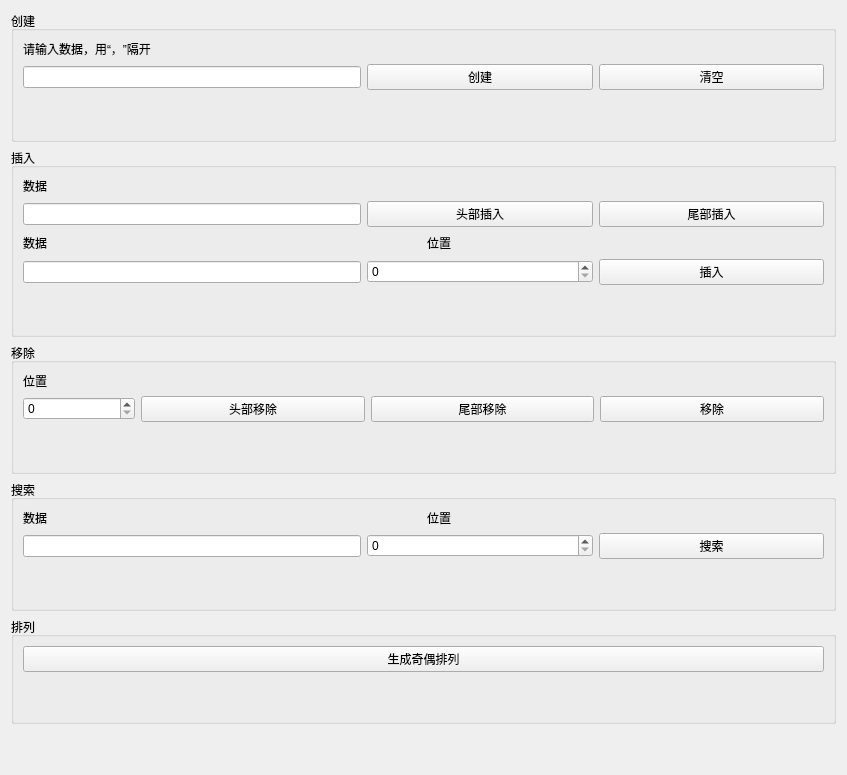
<?xml version="1.0" encoding="UTF-8"?>
<ui version="4.0">
 <class>LinklistUI</class>
 <widget class="QWidget" name="LinklistUI">
  <property name="geometry">
   <rect>
    <x>0</x>
    <y>0</y>
    <width>847</width>
    <height>775</height>
   </rect>
  </property>
  <property name="windowTitle">
   <string>Form</string>
  </property>
  <layout class="QHBoxLayout" name="horizontalLayout_12">
   <item>
    <layout class="QVBoxLayout" name="verticalLayout_5">
     <item>
      <widget class="QGroupBox" name="groupBox">
       <property name="title">
        <string>创建</string>
       </property>
       <layout class="QHBoxLayout" name="horizontalLayout_6">
        <item>
         <layout class="QVBoxLayout" name="verticalLayout">
          <item>
           <widget class="QLabel" name="label">
            <property name="text">
             <string>请输入数据，用“，”隔开</string>
            </property>
           </widget>
          </item>
          <item>
           <layout class="QHBoxLayout" name="horizontalLayout" stretch="3,2,2">
            <item>
             <widget class="QLineEdit" name="dataEdit"/>
            </item>
            <item>
             <widget class="QPushButton" name="createButton">
              <property name="text">
               <string>创建</string>
              </property>
             </widget>
            </item>
            <item>
             <widget class="QPushButton" name="cleanButton">
              <property name="text">
               <string>清空</string>
              </property>
             </widget>
            </item>
           </layout>
          </item>
          <item>
           <spacer name="verticalSpacer">
            <property name="orientation">
             <enum>Qt::Vertical</enum>
            </property>
            <property name="sizeHint" stdset="0">
             <size>
              <width>20</width>
              <height>40</height>
             </size>
            </property>
           </spacer>
          </item>
         </layout>
        </item>
       </layout>
      </widget>
     </item>
     <item>
      <widget class="QGroupBox" name="groupBox_2">
       <property name="title">
        <string>插入</string>
       </property>
       <layout class="QHBoxLayout" name="horizontalLayout_8">
        <item>
         <layout class="QVBoxLayout" name="verticalLayout_2">
          <item>
           <widget class="QLabel" name="label_2">
            <property name="text">
             <string>数据</string>
            </property>
           </widget>
          </item>
          <item>
           <layout class="QHBoxLayout" name="horizontalLayout_2" stretch="3,2,2">
            <item>
             <widget class="QLineEdit" name="insert_Edit1"/>
            </item>
            <item>
             <widget class="QPushButton" name="headinsertButton">
              <property name="text">
               <string>头部插入</string>
              </property>
             </widget>
            </item>
            <item>
             <widget class="QPushButton" name="tailinsertButton">
              <property name="text">
               <string>尾部插入</string>
              </property>
             </widget>
            </item>
           </layout>
          </item>
          <item>
           <layout class="QHBoxLayout" name="horizontalLayout_7">
            <item>
             <widget class="QLabel" name="label_3">
              <property name="text">
               <string>数据</string>
              </property>
             </widget>
            </item>
            <item>
             <spacer name="horizontalSpacer_2">
              <property name="orientation">
               <enum>Qt::Horizontal</enum>
              </property>
              <property name="sizeHint" stdset="0">
               <size>
                <width>40</width>
                <height>20</height>
               </size>
              </property>
             </spacer>
            </item>
            <item>
             <widget class="QLabel" name="label_4">
              <property name="text">
               <string>位置</string>
              </property>
             </widget>
            </item>
            <item>
             <spacer name="horizontalSpacer">
              <property name="orientation">
               <enum>Qt::Horizontal</enum>
              </property>
              <property name="sizeHint" stdset="0">
               <size>
                <width>40</width>
                <height>20</height>
               </size>
              </property>
             </spacer>
            </item>
           </layout>
          </item>
          <item>
           <layout class="QHBoxLayout" name="horizontalLayout_3" stretch="3,2,2">
            <item>
             <widget class="QLineEdit" name="insert_Edit2"/>
            </item>
            <item>
             <widget class="QSpinBox" name="insert_spinBox"/>
            </item>
            <item>
             <widget class="QPushButton" name="insertButton">
              <property name="text">
               <string>插入</string>
              </property>
             </widget>
            </item>
           </layout>
          </item>
          <item>
           <spacer name="verticalSpacer_2">
            <property name="orientation">
             <enum>Qt::Vertical</enum>
            </property>
            <property name="sizeHint" stdset="0">
             <size>
              <width>20</width>
              <height>40</height>
             </size>
            </property>
           </spacer>
          </item>
         </layout>
        </item>
       </layout>
      </widget>
     </item>
     <item>
      <widget class="QGroupBox" name="groupBox_3">
       <property name="title">
        <string>移除</string>
       </property>
       <layout class="QHBoxLayout" name="horizontalLayout_9">
        <item>
         <layout class="QVBoxLayout" name="verticalLayout_3">
          <item>
           <widget class="QLabel" name="label_5">
            <property name="text">
             <string>位置</string>
            </property>
           </widget>
          </item>
          <item>
           <layout class="QHBoxLayout" name="horizontalLayout_4" stretch="1,2,2,2">
            <item>
             <widget class="QSpinBox" name="delete_spinBox"/>
            </item>
            <item>
             <widget class="QPushButton" name="headdeleteButton">
              <property name="text">
               <string>头部移除</string>
              </property>
             </widget>
            </item>
            <item>
             <widget class="QPushButton" name="taildeleteButton">
              <property name="text">
               <string>尾部移除</string>
              </property>
             </widget>
            </item>
            <item>
             <widget class="QPushButton" name="deleteButton">
              <property name="text">
               <string>移除</string>
              </property>
             </widget>
            </item>
           </layout>
          </item>
          <item>
           <spacer name="verticalSpacer_3">
            <property name="orientation">
             <enum>Qt::Vertical</enum>
            </property>
            <property name="sizeHint" stdset="0">
             <size>
              <width>20</width>
              <height>40</height>
             </size>
            </property>
           </spacer>
          </item>
         </layout>
        </item>
       </layout>
      </widget>
     </item>
     <item>
      <widget class="QGroupBox" name="groupBox_4">
       <property name="title">
        <string>搜索</string>
       </property>
       <layout class="QHBoxLayout" name="horizontalLayout_11">
        <item>
         <layout class="QVBoxLayout" name="verticalLayout_4">
          <item>
           <layout class="QHBoxLayout" name="horizontalLayout_10">
            <item>
             <widget class="QLabel" name="label_6">
              <property name="text">
               <string>数据</string>
              </property>
             </widget>
            </item>
            <item>
             <widget class="QLabel" name="label_7">
              <property name="text">
               <string>位置</string>
              </property>
             </widget>
            </item>
           </layout>
          </item>
          <item>
           <layout class="QHBoxLayout" name="horizontalLayout_5" stretch="3,2,2">
            <item>
             <widget class="QLineEdit" name="search_Edit"/>
            </item>
            <item>
             <widget class="QSpinBox" name="spinBox"/>
            </item>
            <item>
             <widget class="QPushButton" name="searchButton">
              <property name="text">
               <string>搜索</string>
              </property>
             </widget>
            </item>
           </layout>
          </item>
          <item>
           <spacer name="verticalSpacer_5">
            <property name="orientation">
             <enum>Qt::Vertical</enum>
            </property>
            <property name="sizeHint" stdset="0">
             <size>
              <width>20</width>
              <height>40</height>
             </size>
            </property>
           </spacer>
          </item>
         </layout>
        </item>
       </layout>
      </widget>
     </item>
     <item>
      <widget class="QGroupBox" name="groupBox_5">
       <property name="title">
        <string>排列</string>
       </property>
       <layout class="QVBoxLayout" name="verticalLayout_6">
        <item>
         <widget class="QPushButton" name="parityButton">
          <property name="text">
           <string>生成奇偶排列</string>
          </property>
         </widget>
        </item>
        <item>
         <spacer name="verticalSpacer_6">
          <property name="orientation">
           <enum>Qt::Vertical</enum>
          </property>
          <property name="sizeHint" stdset="0">
           <size>
            <width>20</width>
            <height>40</height>
           </size>
          </property>
         </spacer>
        </item>
       </layout>
      </widget>
     </item>
     <item>
      <spacer name="verticalSpacer_4">
       <property name="orientation">
        <enum>Qt::Vertical</enum>
       </property>
       <property name="sizeHint" stdset="0">
        <size>
         <width>20</width>
         <height>40</height>
        </size>
       </property>
      </spacer>
     </item>
    </layout>
   </item>
  </layout>
 </widget>
 <resources/>
 <connections>
  <connection>
   <sender>createButton</sender>
   <signal>clicked()</signal>
   <receiver>LinklistUI</receiver>
   <slot>on_create_btn_clicked()</slot>
   <hints>
    <hint type="sourcelabel">
     <x>497</x>
     <y>70</y>
    </hint>
    <hint type="destinationlabel">
     <x>490</x>
     <y>-60</y>
    </hint>
   </hints>
  </connection>
  <connection>
   <sender>cleanButton</sender>
   <signal>clicked()</signal>
   <receiver>LinklistUI</receiver>
   <slot>on_clean_btn_clicked()</slot>
   <hints>
    <hint type="sourcelabel">
     <x>740</x>
     <y>73</y>
    </hint>
    <hint type="destinationlabel">
     <x>747</x>
     <y>-56</y>
    </hint>
   </hints>
  </connection>
  <connection>
   <sender>headinsertButton</sender>
   <signal>clicked()</signal>
   <receiver>LinklistUI</receiver>
   <slot>on_headinsert_btn_clicked()</slot>
   <hints>
    <hint type="sourcelabel">
     <x>592</x>
     <y>203</y>
    </hint>
    <hint type="destinationlabel">
     <x>882</x>
     <y>149</y>
    </hint>
   </hints>
  </connection>
  <connection>
   <sender>tailinsertButton</sender>
   <signal>clicked()</signal>
   <receiver>LinklistUI</receiver>
   <slot>on_tailinsert_btn_clicked()</slot>
   <hints>
    <hint type="sourcelabel">
     <x>824</x>
     <y>203</y>
    </hint>
    <hint type="destinationlabel">
     <x>899</x>
     <y>211</y>
    </hint>
   </hints>
  </connection>
  <connection>
   <sender>insertButton</sender>
   <signal>clicked()</signal>
   <receiver>LinklistUI</receiver>
   <slot>on_locationinsert_btn_clicked()</slot>
   <hints>
    <hint type="sourcelabel">
     <x>824</x>
     <y>262</y>
    </hint>
    <hint type="destinationlabel">
     <x>895</x>
     <y>313</y>
    </hint>
   </hints>
  </connection>
  <connection>
   <sender>headdeleteButton</sender>
   <signal>clicked()</signal>
   <receiver>LinklistUI</receiver>
   <slot>on_headdelete_btn_clicked()</slot>
   <hints>
    <hint type="sourcelabel">
     <x>363</x>
     <y>391</y>
    </hint>
    <hint type="destinationlabel">
     <x>885</x>
     <y>371</y>
    </hint>
   </hints>
  </connection>
  <connection>
   <sender>taildeleteButton</sender>
   <signal>clicked()</signal>
   <receiver>LinklistUI</receiver>
   <slot>on_taildelete_btn_clicked()</slot>
   <hints>
    <hint type="sourcelabel">
     <x>594</x>
     <y>391</y>
    </hint>
    <hint type="destinationlabel">
     <x>889</x>
     <y>494</y>
    </hint>
   </hints>
  </connection>
  <connection>
   <sender>deleteButton</sender>
   <signal>clicked()</signal>
   <receiver>LinklistUI</receiver>
   <slot>on_locationdelete_btn_clicked()</slot>
   <hints>
    <hint type="sourcelabel">
     <x>824</x>
     <y>391</y>
    </hint>
    <hint type="destinationlabel">
     <x>910</x>
     <y>418</y>
    </hint>
   </hints>
  </connection>
  <connection>
   <sender>searchButton</sender>
   <signal>clicked()</signal>
   <receiver>LinklistUI</receiver>
   <slot>on_search_btn_clicked()</slot>
   <hints>
    <hint type="sourcelabel">
     <x>824</x>
     <y>522</y>
    </hint>
    <hint type="destinationlabel">
     <x>885</x>
     <y>554</y>
    </hint>
   </hints>
  </connection>
  <connection>
   <sender>parityButton</sender>
   <signal>clicked()</signal>
   <receiver>LinklistUI</receiver>
   <slot>on_parity_btn_clicked()</slot>
   <hints>
    <hint type="sourcelabel">
     <x>423</x>
     <y>620</y>
    </hint>
    <hint type="destinationlabel">
     <x>423</x>
     <y>387</y>
    </hint>
   </hints>
  </connection>
 </connections>
 <slots>
  <slot>on_create_btn_clicked()</slot>
  <slot>on_clean_btn_clicked()</slot>
  <slot>on_headinsert_btn_clicked()</slot>
  <slot>on_tailinsert_btn_clicked()</slot>
  <slot>on_locationinsert_btn_clicked()</slot>
  <slot>on_headdelete_btn_clicked()</slot>
  <slot>on_taildelete_btn_clicked()</slot>
  <slot>on_locationdelete_btn_clicked()</slot>
  <slot>on_search_btn_clicked()</slot>
	 <slot>on_parity_btn_clicked</slot>
 </slots>
</ui>
